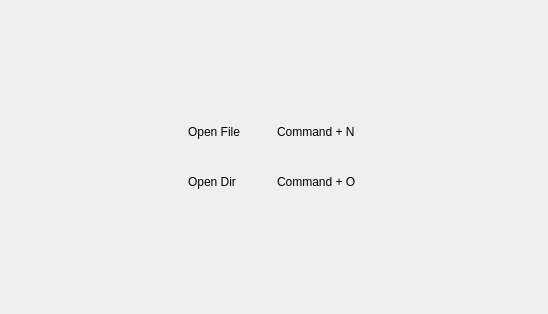
<?xml version="1.0" encoding="UTF-8"?>
<ui version="4.0">
 <class>Help</class>
 <widget class="QWidget" name="Help">
  <property name="geometry">
   <rect>
    <x>0</x>
    <y>0</y>
    <width>548</width>
    <height>314</height>
   </rect>
  </property>
  <property name="sizePolicy">
   <sizepolicy hsizetype="Expanding" vsizetype="Expanding">
    <horstretch>0</horstretch>
    <verstretch>0</verstretch>
   </sizepolicy>
  </property>
  <property name="minimumSize">
   <size>
    <width>548</width>
    <height>0</height>
   </size>
  </property>
  <property name="windowTitle">
   <string>Form</string>
  </property>
  <layout class="QHBoxLayout" name="horizontalLayout">
   <item>
    <layout class="QGridLayout" name="gridLayout_2">
     <item row="0" column="1">
      <widget class="QLabel" name="label_9">
       <property name="text">
        <string/>
       </property>
      </widget>
     </item>
     <item row="1" column="0">
      <widget class="QLabel" name="label_8">
       <property name="text">
        <string/>
       </property>
      </widget>
     </item>
     <item row="1" column="1">
      <layout class="QGridLayout" name="gridLayout">
       <item row="0" column="1">
        <widget class="QLabel" name="fileCommand">
         <property name="text">
          <string>Command + N</string>
         </property>
        </widget>
       </item>
       <item row="1" column="0">
        <widget class="QLabel" name="openDir_2">
         <property name="text">
          <string>Open Dir</string>
         </property>
        </widget>
       </item>
       <item row="0" column="0">
        <widget class="QLabel" name="openDir">
         <property name="text">
          <string>Open File</string>
         </property>
        </widget>
       </item>
       <item row="1" column="1">
        <widget class="QLabel" name="dirCommand">
         <property name="text">
          <string>Command + O</string>
         </property>
        </widget>
       </item>
      </layout>
     </item>
     <item row="2" column="1">
      <widget class="QLabel" name="label_10">
       <property name="text">
        <string/>
       </property>
      </widget>
     </item>
     <item row="1" column="2">
      <widget class="QLabel" name="label_7">
       <property name="text">
        <string/>
       </property>
      </widget>
     </item>
    </layout>
   </item>
  </layout>
 </widget>
 <resources/>
 <connections/>
</ui>
